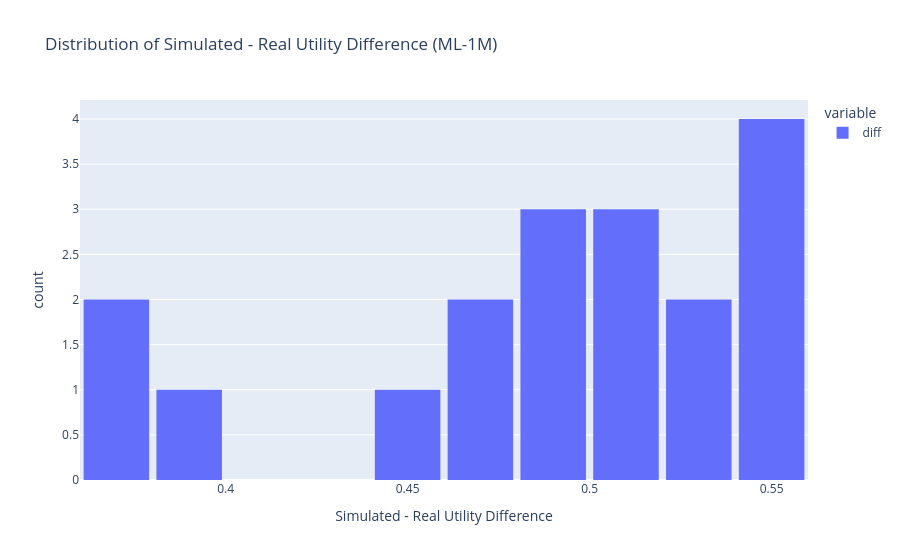

Write notebook code for a chart like this one.
### Code cell
import plotly.express as px

ml1m_diff = scores_df.query("dataset == 'ml-1m'")["diff"]
fig = px.histogram(
    ml1m_diff,
    nbins=10,
    title="Distribution of Simulated - Real Utility Difference (ML-1M)",
    labels={"value": "Simulated - Real Utility Difference", "count": "Count"},
)
fig.update_layout(bargap=0.1)
fig.show()

### Figure 1 — Plotly figure (JSON) as saved in the notebook; plotly's stock layout.template omitted (floating-point values rounded to 4 significant figures)
{"data": [{"bingroup": "x", "hovertemplate": "variable=diff<br>Simulated - Real Utility Difference=%{x}<br>count=%{y}<extra></extra>", "legendgroup": "diff", "marker": {"color": "#636efa", "pattern": {"shape": ""}}, "name": "diff", "nbinsx": 10, "orientation": "v", "showlegend": true, "type": "histogram", "x": [0.4564, 0.5454, 0.5304, 0.4969, 0.4907, 0.3799, 0.4662, 0.543, 0.5344, 0.5036, 0.4879, 0.3866, 0.4691, 0.5531, 0.5497, 0.5166, 0.5045, 0.3686], "xaxis": "x", "yaxis": "y"}], "layout": {"bargap": 0.1, "barmode": "relative", "legend": {"title": {"text": "variable"}, "tracegroupgap": 0}, "title": {"text": "Distribution of Simulated - Real Utility Difference (ML-1M)"}, "xaxis": {"anchor": "y", "domain": [0, 1], "title": {"text": "Simulated - Real Utility Difference"}}, "yaxis": {"anchor": "x", "domain": [0, 1], "title": {"text": "count"}}}}
